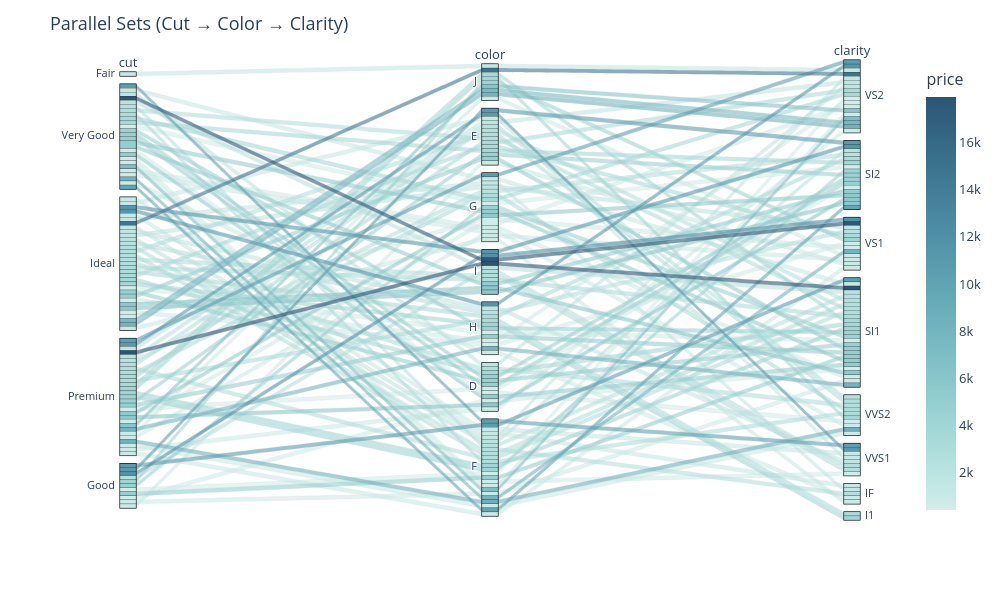

Notebook cell for this chart:
### Markdown cell above
Parallel sets show how categorical variables are connected and how data flows between different categories across multiple dimensions.

### Code cell
import plotly.express as px

sample = df.sample(100, random_state=42)

fig = px.parallel_categories(
    sample,
    dimensions=['cut', 'color', 'clarity'],
    color='price', 
    color_continuous_scale=px.colors.sequential.Teal
)

fig.update_layout(
    title="Parallel Sets (Cut → Color → Clarity)",
    font=dict(size=13),
    width=1000,
    height=600
)

fig.show()

### Figure 1 — Plotly figure (JSON) as saved in the notebook; plotly's stock layout.template omitted (floating-point values rounded to 4 significant figures)
{"data": [{"dimensions": [{"label": "cut", "values": ["Fair", "Very Good", "Ideal", "Premium", "Ideal", "Ideal", "Premium", "Very Good", "Good", "Premium", "Premium", "Premium", "Very Good", "Very Good", "Premium", "Ideal", "Very Good", "Ideal", "Good", "Ideal", "Premium", "Premium", "Premium", "Ideal", "Very Good", "Very Good", "Premium", "Very Good", "Ideal", "Ideal", "Premium", "Ideal", "Ideal", "Premium", "Good", "Good", "Good", "Premium", "Ideal", "Very Good", "Ideal", "Ideal", "Premium", "Premium", "Very Good", "Premium", "Premium", "Very Good", "Good", "Ideal", "Ideal", "Ideal", "Ideal", "Very Good", "Very Good", "Very Good", "Ideal", "Premium", "Ideal", "Good", "Ideal", "Very Good", "Good", "Ideal", "Premium", "Good", "Good", "Premium", "Premium", "Very Good", "Premium", "Ideal", "Premium", "Very Good", "Premium", "Very Good", "Ideal", "Ideal", "Very Good", "Premium", "Very Good", "Very Good", "Premium", "Very Good", "Premium", "Ideal", "Ideal", "Premium", "Very Good", "Ideal", "Good", "Ideal", "Ideal", "Ideal", "Premium", "Ideal", "Very Good", "Very Good", "Ideal", "Very Good"]}, {"label": "color", "values": ["J", "E", "G", "E", "I", "H", "D", "I", "E", "H", "E", "F", "G", "G", "E", "J", "G", "J", "F", "G", "J", "J", "F", "H", "F", "D", "G", "I", "H", "I", "H", "D", "H", "D", "F", "D", "G", "E", "F", "F", "E", "D", "J", "G", "F", "G", "G", "D", "F", "E", "F", "H", "G", "G", "G", "F", "F", "I", "F", "J", "I", "D", "I", "G", "H", "I", "F", "G", "G", "I", "E", "F", "F", "H", "F", "F", "H", "H", "F", "F", "G", "E", "E", "F", "J", "D", "F", "D", "F", "E", "E", "I", "E", "J", "F", "H", "D", "D", "I", "H"]}, {"label": "clarity", "values": ["VS2", "SI2", "VS1", "VS2", "SI1", "VS1", "SI2", "SI1", "VS1", "SI1", "SI1", "VVS2", "SI1", "SI1", "VVS1", "VS2", "VS2", "VS2", "SI1", "IF", "SI1", "VVS2", "SI1", "SI2", "VS2", "SI2", "VS2", "SI2", "VS2", "SI1", "SI1", "SI1", "VS2", "VS2", "SI1", "SI1", "SI1", "VVS2", "SI2", "VS2", "VVS1", "VVS2", "VS1", "VVS2", "VS1", "SI2", "SI2", "VS2", "VS2", "VS1", "VVS1", "VS1", "VS1", "VVS2", "SI1", "VVS1", "VS2", "SI1", "IF", "VS1", "SI2", "SI2", "VS1", "IF", "I1", "VVS1", "SI1", "VS1", "VS2", "VS1", "SI2", "IF", "SI2", "SI1", "SI1", "SI2", "I1", "VVS1", "VVS2", "VVS2", "SI2", "SI1", "VS2", "SI1", "VS2", "SI1", "SI1", "SI2", "VVS1", "VVS2", "SI2", "VVS1", "SI1", "VS2", "VS1", "SI1", "VVS2", "SI1", "SI2", "IF"]}], "domain": {"x": [0, 1], "y": [0, 1]}, "line": {"color": [1435, 3584, 1851, 1590, 5690, 596, 492, 2063, 970, 4796, 2476, 8579, 5000, 1197, 10888, 14766, 3535, 7416, 4900, 974, 3528, 3897, 3920, 3016, 685, 4545, 605, 5000, 11379, 2927, 8102, 4661, 521, 911, 738, 533, 4427, 2313, 2058, 6987, 1116, 2742, 830, 2874, 8089, 5436, 2328, 1752, 447, 3198, 1089, 2222, 605, 752, 737, 10329, 1581, 17934, 2524, 4189, 5719, 4679, 11921, 1441, 3205, 2572, 10664, 855, 10499, 17751, 4434, 1193, 4121, 4306, 2744, 9817, 3794, 1639, 2940, 882, 408, 2668, 3108, 2343, 6175, 3568, 2583, 5618, 597, 2545, 10793, 2606, 4700, 8203, 982, 464, 505, 5086, 11238, 865], "coloraxis": "coloraxis"}, "name": "", "type": "parcats"}], "layout": {"coloraxis": {"colorbar": {"title": {"text": "price"}}, "colorscale": [[0, "rgb(209, 238, 234)"], [0.1667, "rgb(168, 219, 217)"], [0.3333, "rgb(133, 196, 201)"], [0.5, "rgb(104, 171, 184)"], [0.6667, "rgb(79, 144, 166)"], [0.8333, "rgb(59, 115, 143)"], [1, "rgb(42, 86, 116)"]]}, "font": {"size": 13}, "height": 600, "legend": {"tracegroupgap": 0}, "margin": {"t": 60}, "title": {"text": "Parallel Sets (Cut → Color → Clarity)"}, "width": 1000}}
